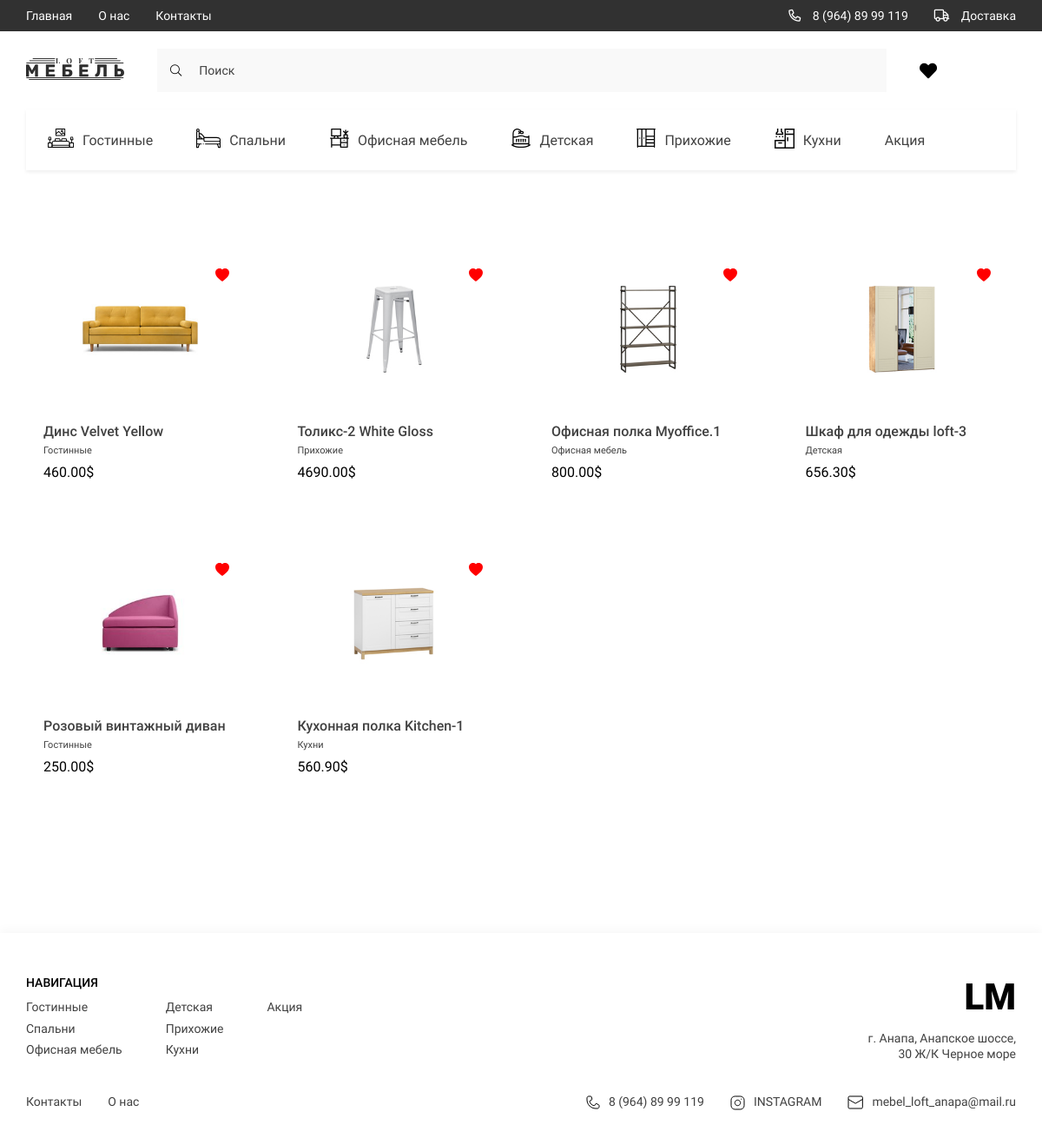
The page /favorites/ (signed in) on the database its author committed.
### store/models.py (models this page shows, shortened)
class Category(models.Model):
    title = models.CharField(max_length=255, verbose_name='Категория')
    svg = models.FileField(null=True, blank=True, upload_to='category/', verbose_name='Картина svg')
    svg_mobile = models.FileField(null=True, blank=True, upload_to='category/mobile_svg',
                                  verbose_name='Картнина мобильной версии svg')
    slug = models.SlugField(verbose_name='Слаг', unique=True, null=True)
    def __str__(self):
        return self.title
    class Meta:
        verbose_name = 'Категория'
        verbose_name_plural = 'Категории'
    def get_absolute_url(self):
        return reverse('category', kwargs={'slug': self.slug})

class Product(models.Model):
    title = models.CharField(max_length=255, verbose_name='Title')
    category = models.ForeignKey(Category, on_delete=models.CASCADE, verbose_name='Category')
    price = models.DecimalField(max_digits=12, decimal_places=2, verbose_name='Price')
    color = models.CharField(max_length=255, default='Black', verbose_name='Color')
    rating = models.FloatField(default=0, verbose_name='Rating')
    quantity_in_storage = models.IntegerField(default=0, verbose_name='Quantity')
    description = models.TextField(default='Here will be description of product', verbose_name='Discreption')
    depth = models.FloatField(default=0, verbose_name='Depth')
    width = models.FloatField(default=0, verbose_name='Width')
    height = models.FloatField(default=0, verbose_name='Height')
    slug = models.SlugField(verbose_name='Slug', unique=True, null=True)
    class Meta:
        verbose_name = 'Продукт'
        verbose_name_plural = 'Продукты'
    def get_first_image(self):
        error_image = 'https://www.autoglushitel.com/wp-content/uploads/2018/12/13124-600x600.jpg'
        if self.images:
            try:
                return self.images.first().image.url
            except:
                return error_image
        else:
            return error_image
    def get_first_color_slug(self):
        if not self.colors.first():
            return 'black'
        return self.colors.first().slug

class Gallery(models.Model):
    Product = models.ForeignKey(Product, on_delete=models.CASCADE, verbose_name='Product', related_name='images')
    image = models.ImageField(upload_to='gallery/', verbose_name='Image')
    class Meta:
        verbose_name = 'Gallery'
        verbose_name_plural = 'Galleries'

### store/views.py (the view)
# urls.py: path('favorites/', favorites, name='favorites'),
def favorites(request):
    if request.user.is_authenticated:
        user = request.user
        favorite_products = [i.product for i in user.favorite_products.all()]
        context = {
            'title': 'Избранное',
            'products': favorite_products
        }
        return render(request, 'store/favorites.html', context=context)
    else:
        return redirect('registration')

### store/templatetags/store_tags.py (called while the page is built)
@register.simple_tag()
def get_categories():
    return Category.objects.all()

@register.simple_tag()
def get_footer_categories():
    categories = Category.objects.all()
    footer_categories, footer_subcategories = [], []
    index = 0
    for category in categories:
        if len(footer_subcategories) >= 3:
            temp = footer_subcategories.copy()
            footer_categories.append(temp)
            footer_subcategories.clear()
            if len(categories[index::]) <= 3:
                footer_categories += [categories[index::]]
        index += 1
        footer_subcategories.append(category)
    return footer_categories

@register.simple_tag()
def get_favorite_products(user):
    fav = FavoriteProducts.objects.filter(user=user)
    products = [i.product for i in fav]
    return products

### store/templates/store/favorites.html (shortened to what this page needs)
{% extends 'base.html' %}
{% load static %}
{% block main %}
<main class="main">
    <div class="container">
        {% include 'store/components/product_card.html' %}
    </div>
</main>
{% endblock main %}

### templates/components/header/_header_list.html
{% load store_tags %}
{% get_categories as categories %}
<ul class="header__list _categories">
    {% for category in categories %}
    <li>
        <a href="{{ category.get_absolute_url }}" class="header__list-links">
            <span class="header__list-img">
                {% if category.svg %}
                <img src="{{ category.svg.url }}" alt="icons">
                {% endif %}
            </span>
            {{ category.title }}
        </a>
    </li>
    {% endfor %}
</ul>

### store/templates/store/components/product_card.html (shortened to what this page needs)
<section class="products">
    {% load store_tags %}
    {% if request.user.is_authenticated %}
    {% get_favorite_products request.user as fav_products %}
    {% endif %}
    <div class="products__content">
        {% for product in products %}
        <div class="products__item">
            {% if request.user.is_authenticated and product in fav_products %}
            <a href="{% url 'add_favorite_product' product.slug %}"
               style="margin-left:85%; text-decoration:none; color: red;">
                <svg xmlns="http://www.w3.org/2000/svg" width="16" height="16" fill="currentColor"
                     class="bi bi-heart-fill" viewBox="0 0 16 16">
                    <path fill-rule="evenodd"
                          d="M8 1.314C12.438-3.248 23.534 4.735 8 15-7.534 4.736 3.562-3.248 8 1.314z"/>
                </svg>
            </a>
            {% endif %}
            <a href="{% url 'product' product.slug product.get_first_color_slug  %}"> <img src="{{ product.get_first_image }}" alt=""
                                                             class="products__item-img" width="100px"
                                                             height="100px"></a>
            <div class="products__item-text">
                <h3 class="products__item-title">{{ product.title }}</h3>
                <div class="products__item-desrc">{{ product.category }}</div>
                <div class="products__item-price">{{ product.price }}$</div>
            </div>
        </div>
        {% endfor %}
    </div>
</section>

### templates/components/footer/_footer_navigate.html
{% load store_tags %}
{% get_footer_categories as main_categories %}
<div class="footer__navigate">
    <div class="footer__navigate-part">
        <h2 class="footer__navigate-title">НАВИГАЦИЯ</h2>
        <div class="footer__navigate-lists">
            {% for categories in main_categories %}
            <ul class="footer__navigate-list">
                {% for category in categories %}
                        <li><a href="{{ category.get_absolute_url }}" class="footer__navigate-links">{{ category.title }}</a></li>
                {% endfor %}
            </ul>
            {% endfor %}
        </div>
    </div>
    <div class="footer__navigate-part _right">
        <a href="./index.html" class="footer__logo">LM</a>
        <p class="footer__adress">г. Анапа, Анапское шоссе, 30 Ж/К Черное море</p>
    </div>
</div>

### store/static/store/css/style.css (style rules this page uses)
:root { --containerWidth: 1140px; --primaryColor: #414141; --primaryFont: 'Roboto'; --mainColor: #245462; }
* { padding: 0; margin: 0; box-sizing: border-box; text-decoration: none; list-style: none; font-family: var(--primaryFont); }
.container { width: 100%; max-width: calc(var(--containerWidth) + 30px); margin: 0 auto; padding: 0 15px; }
.nav__content-bars, ._categories, .nav__list-links>img, .nav__bars-open, ._truck { display: none; }
.header__list { display: flex; justify-content: space-between; align-items: center; }
.header__list._categories { justify-content: flex-start; width: 100%; overflow-x: scroll; background: #FFFFFF; box-shadow: 0px 2px 4px rgba(0, 0, 0, 0.07); margin-bottom: 30px; }
.header__list-links { padding: 24px 25px; display: flex; justify-content: center; align-items: center; height: 70px; transition: background .3s linear, color .3s linear; width: max-content; font-family: 'Roboto'; font-size: 16px; line-height: 19px; color: #414141; }
.header__list-links img { margin-right: 10px; min-width: 18px; transition: filter .3s linear; }
.main { width: 100%; flex-grow: 1; padding-bottom: 150px; }
.products { width: 100%; display: flex; flex-direction: column; margin-top: 30px; }
.products__content { width: 100%; display: grid; grid-template-columns: repeat(4, minmax(137.67px, 263px)); column-gap: 30px; row-gap: 10px; }
.products__item { display: flex; justify-content: center; flex-direction: column; align-items: center; padding: 53px 20px 32px; transition: transform .3s linear; position: relative; }
.products__item-text { width: 100%; margin-top: 54px; }
.products__item-title { font-weight: 500; font-size: 16px; line-height: 19px; color: #414141; }
.products__item-desrc { font-size: 11px; line-height: 13px; color: #414141; margin: 6px 0 9px; }
.products__item-img { width: 100%; }
.footer__navigate { display: flex; width: 100%; justify-content: space-between; margin-bottom: 35px; }
.footer__navigate-part._right { text-align: right; }
.footer__navigate-title { font-weight: 500; font-size: 14px; line-height: 126.69%; color: #000000; margin-bottom: 10px; text-transform: uppercase; }
.footer__navigate-lists { display: flex; }
.footer__navigate-list { display: flex; flex-direction: column; align-items: flex-start; justify-content: flex-start; }
.footer__navigate-list:not(:last-child) { margin-right: 50px; }
.footer__navigate-links { font-size: 14px; line-height: 126.69%; color: #414141; display: block; margin-bottom: 7.24px; transition: color .3s linear; }
.footer__logo { font-weight: 900; font-size: 42px; line-height: 49px; color: #000000; display: block; margin-bottom: 15px; }
.footer__adress { font-size: 14px; line-height: 126.69%; text-align: right; color: #414141; width: 100%; max-width: 171px; }

### rows shown on the page
Category: svg (picture), title "Гостинные"
Category: svg (picture), title "Спальни"
Category: svg (picture), title "Офисная мебель"
Category: svg (picture), title "Детская"
Category: svg (picture), title "Прихожие"
Category: svg (picture), title "Кухни"
Category: title "Акция"
Product: get_first_image (picture), title "Динс Velvet Yellow", category "Гостинные", price "460.00"
Product: get_first_image (picture), title "Толикс-2 White Gloss", category "Прихожие", price "4690.00"
Product: get_first_image (picture), title "Офисная полка Myoffice.1", category "Офисная мебель", price "800.00"
Product: get_first_image (picture), title "Шкаф для одежды loft-3", category "Детская", price "656.30"
Product: get_first_image (picture), title "Розовый винтажный диван", category "Гостинные", price "250.00"
Product: get_first_image (picture), title "Кухонная полка Kitchen-1", category "Кухни", price "560.90"
